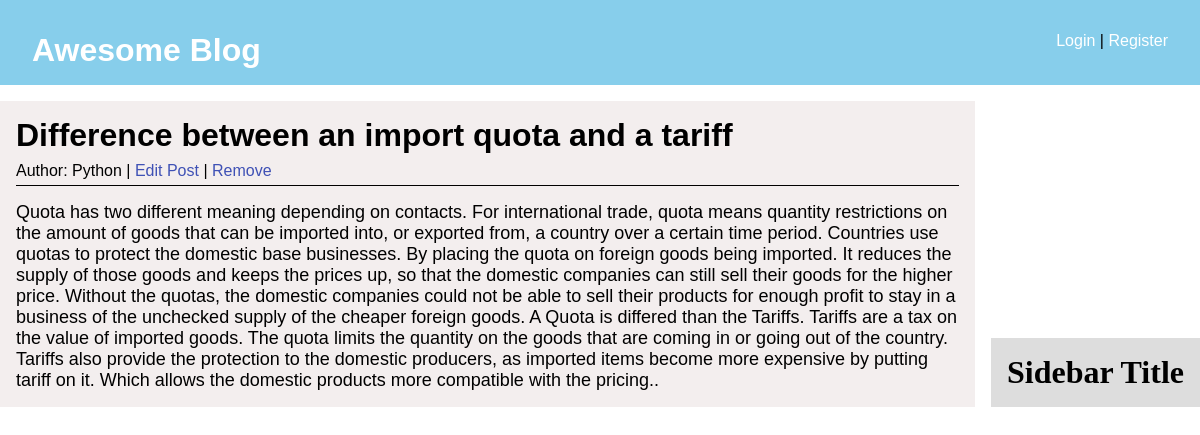
The app's page /article/1/ with its own data.
### blog/models.py (models this page shows, shortened)
class Post(models.Model):
    title = models.CharField(max_length=250)
    author = models.ForeignKey(User, on_delete=models.CASCADE)
    body = models.TextField()

### blog/views.py (the view)
# urls.py: path('article/<int:pk>/', PostDetailView.as_view(), name='post-detail'),
class PostDetailView(DetailView):
    model = Post
    template_name = 'post_detail.html'

### blog/templates/post_detail.html
{% extends 'base.html' %}
{% block content %}
    <div class="post_details">
        <div class="post_info">
            <h1>{{post.title}}</h1>
            <div class="post_detail_meta">
                <p>Author: {{post.author}} | <a href="{% url 'post-edit' post.pk %}"> Edit Post</a> | <a href="{% url 'post-delete' post.pk %}">Remove</a> </p>
            </div>
        </div>
        <div class="post_detail_content">
            {{post.body}}
        </div>
    </div>
{% endblock%}

### static/css/style.css (style rules this page uses)
* { margin: 0; padding: 0; }
a, a:visited { text-decoration: none; color: #fff; }
.post_details { font-family: sans-serif; background: #f3eeee; text-color: black; padding: 1rem; }
.post_detail_meta { margin-top: 0.5rem; }
.post_detail_meta a { color: #3f51b5; }
.post_detail_content { padding-top: 1rem; font-size: 18px; }
.post_info { border-bottom: 1px solid; padding-bottom: 5px; }

### records on screen
Post: title "Difference between an import quota and a tariff", author "Python", body "Quota has two different meaning depending on contacts. For international trade, quota means quantity restrictions on the amount of goods that can be imported into, or exported from, a country over a certain time period. Countries use quotas to protect the domestic base businesses. By placing the quota on foreign goods being imported. It reduces the supply of those goods and keeps the prices up, so that the domestic companies can still sell their goods for the higher price. Without the quotas, the domestic companies could not be able to sell their products for enough profit to stay in a business of the unchecked supply of the cheaper foreign goods. A Quota is differed than the Tariffs.…"
